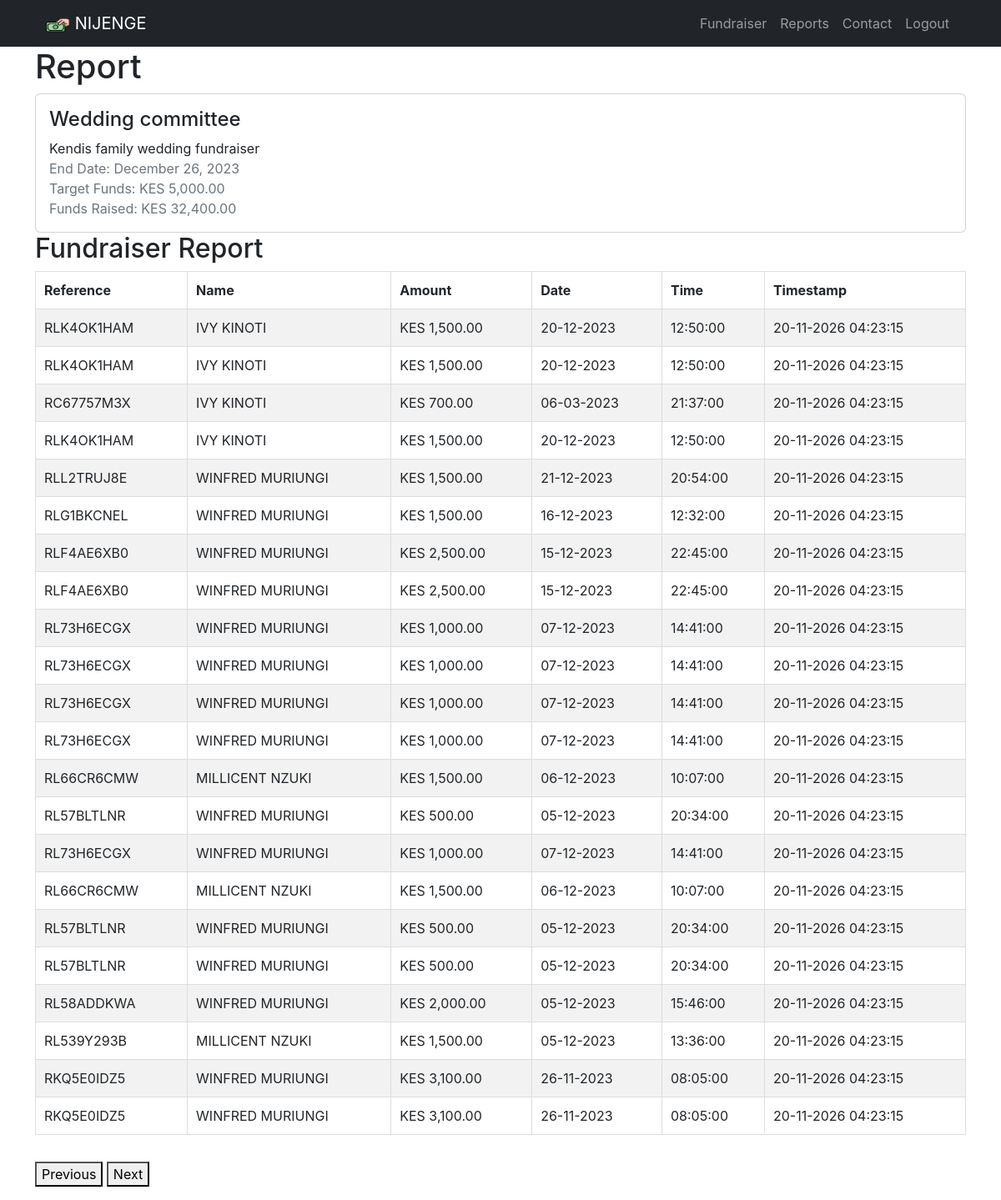
The app's page /report/1 (signed in), older data.
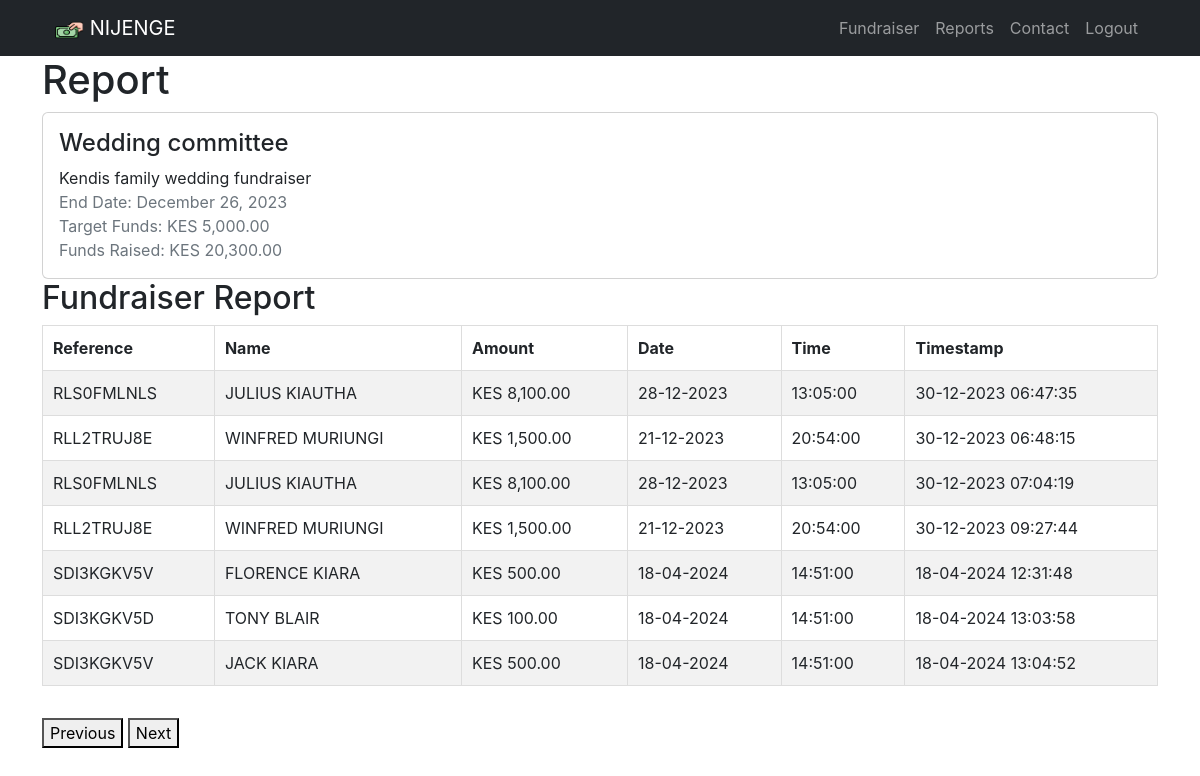
The same page, newer data.
### models.py (models this page shows, shortened)
class Contribution(db.Model):
    __tablename__ = "contributions"
    contribution_id = db.Column(db.Integer, primary_key=True, autoincrement=True)
    fundraiser_id = db.Column(
        db.Integer, db.ForeignKey("fundraiser.id"), nullable=False
    )
    contribution_reference = db.Column(db.Text, nullable=False)
    contributor_name = db.Column(db.Text, nullable=False)
    phone_number = db.Column(db.Text, nullable=False)
    amount = db.Column(db.DECIMAL, nullable=False)
    contribution_date = db.Column(db.Date, nullable=False)
    contribution_time = db.Column(db.Time, nullable=False)
    timestamp = db.Column(db.DateTime(timezone=True), server_default=func.now())
    fundraiser = db.relationship("Fundraiser", backref="contributions")

### app.py (the view)
@app.route("/report/<int:fundraiser_id>")
@login_required
def report(fundraiser_id):
    fundraiser = Fundraiser.query.get_or_404(fundraiser_id)
    contributions = Contribution.query.filter_by(fundraiser_id=fundraiser_id).all()
    contributions_dict = [
        {
            "reference": contribution.contribution_reference,
            "name": contribution.contributor_name,
            "amount": currency_format(contribution.amount),
            "date": contribution.contribution_date.strftime("%d-%m-%Y"),
            "time": contribution.contribution_time.strftime("%H:%M:%S"),
            "timestamp": contribution.timestamp.strftime("%d-%m-%Y %H:%M:%S"),
        }
        for contribution in contributions
    ]
    if request.args.get("format") == "json":
        return jsonify(items=contributions_dict)
    else:
        return render_template(
            "report.html", fundraiser=fundraiser, contributions=contributions_dict
        )

### app.py (called while the page is built)
@app.template_filter("currency_format")
def currency_format(value):
    formatted_value = f"KES {value:,.2f}"  # Format as KES with thousands separator and 2 decimal places
    return formatted_value

### models.py (called while the page is built)
def login_required(func):
    @wraps(func)
    def decorated_function(*args, **kwargs):
        if "user_id" not in session:
            return redirect(url_for("login"))
        g.user = User.query.get(session["user_id"])  # Retrieve user information
        return func(*args, **kwargs)
    return decorated_function

    @property
    def funds_raised(self):
        total = (
            db.session.query(func.sum(Contribution.amount)) # type: ignore
            .filter_by(fundraiser_id=self.id)
            .scalar()
        )
        return total or 0

### templates/report.html (shortened to what this page needs)
{% extends "layout.html" %}
{% block content %}
  <div class="container">
    <h1>Report</h1>
    <div class="card">
      <div class="card-body">
        <h4 class="card-title">{{ fundraiser.name }}</h4>
        <p class="card-text">{{ fundraiser.description }}</p>
        <p class="text-muted">
          End Date: {{ fundraiser.end_date.strftime("%B %d, %Y") }}<br>
          Target Funds: {{ fundraiser.target_funds | currency_format }}<br>
          Funds Raised: {{ fundraiser.funds_raised | currency_format }}
        </p>
      </div>
    </div>
    <h2>Fundraiser Report</h2>
    <table id="contributions-table" class="table table-bordered table-striped">
      <thead>
        <tr>
          <th>Reference</th>
          <th>Name</th>
          <th>Amount</th>
          <th>Date</th>
          <th>Time</th>
          <th>Timestamp</th>
        </tr>
      </thead>
      <tbody id="contributions-table-body">
        {% for contribution in contributions %}
        <tr>
          <td>{{ contribution.reference }}</td>
          <td>{{ contribution.name }}</td>
          <td>{{ contribution.amount }}</td>
          <td>{{ contribution.date }}</td>
          <td>{{ contribution.time }}</td>
          <td>{{ contribution.timestamp }}</td>
        </tr>
        {% endfor %}
      </tbody>
    </table>
          <div id="pagination-controls">
            <button id="prev-page">Previous</button>
            <button id="next-page">Next</button>
          </div>
          </div>
    </div>
    {% endblock %}

Row changes from the older to the newer data that the page shows:
no longer on this page (row edited): Contribution: reference "RLK4OK1HAM", name "IVY KINOTI", amount "KES 1,500.00", date "20-12-2023", time "12:50:00", timestamp "20-11-2026 04:23:15"
no longer on this page (row edited): Contribution: reference "RLG1BKCNEL", name "WINFRED MURIUNGI", amount "KES 1,500.00", date "16-12-2023", time "12:32:00", timestamp "20-11-2026 04:23:15"
no longer on this page (row edited): Contribution: reference "RLF4AE6XB0", name "WINFRED MURIUNGI", amount "KES 2,500.00", date "15-12-2023", time "22:45:00", timestamp "20-11-2026 04:23:15"
no longer on this page (row edited): Contribution: reference "RLF4AE6XB0", name "WINFRED MURIUNGI", amount "KES 2,500.00", date "15-12-2023", time "22:45:00", timestamp "20-11-2026 04:23:15"
no longer on this page (row edited): Contribution: reference "RL73H6ECGX", name "WINFRED MURIUNGI", amount "KES 1,000.00", date "07-12-2023", time "14:41:00", timestamp "20-11-2026 04:23:15"
no longer on this page (row edited): Contribution: reference "RL73H6ECGX", name "WINFRED MURIUNGI", amount "KES 1,000.00", date "07-12-2023", time "14:41:00", timestamp "20-11-2026 04:23:15"
no longer on this page (row edited): Contribution: reference "RL73H6ECGX", name "WINFRED MURIUNGI", amount "KES 1,000.00", date "07-12-2023", time "14:41:00", timestamp "20-11-2026 04:23:15"
no longer on this page (row edited): Contribution: reference "RL57BLTLNR", name "WINFRED MURIUNGI", amount "KES 500.00", date "05-12-2023", time "20:34:00", timestamp "20-11-2026 04:23:15"
no longer on this page (row edited): Contribution: reference "RL73H6ECGX", name "WINFRED MURIUNGI", amount "KES 1,000.00", date "07-12-2023", time "14:41:00", timestamp "20-11-2026 04:23:15"
no longer on this page (row edited): Contribution: reference "RL66CR6CMW", name "MILLICENT NZUKI", amount "KES 1,500.00", date "06-12-2023", time "10:07:00", timestamp "20-11-2026 04:23:15"
no longer on this page (row edited): Contribution: reference "RL57BLTLNR", name "WINFRED MURIUNGI", amount "KES 500.00", date "05-12-2023", time "20:34:00", timestamp "20-11-2026 04:23:15"
no longer on this page (row edited): Contribution: reference "RL57BLTLNR", name "WINFRED MURIUNGI", amount "KES 500.00", date "05-12-2023", time "20:34:00", timestamp "20-11-2026 04:23:15"
no longer on this page (row edited): Contribution: reference "RL58ADDKWA", name "WINFRED MURIUNGI", amount "KES 2,000.00", date "05-12-2023", time "15:46:00", timestamp "20-11-2026 04:23:15"
no longer on this page (row edited): Contribution: reference "RL539Y293B", name "MILLICENT NZUKI", amount "KES 1,500.00", date "05-12-2023", time "13:36:00", timestamp "20-11-2026 04:23:15"
no longer on this page (row edited): Contribution: reference "RKQ5E0IDZ5", name "WINFRED MURIUNGI", amount "KES 3,100.00", date "26-11-2023", time "08:05:00", timestamp "20-11-2026 04:23:15"
removed Contribution: reference "RKQ5E0IDZ5", name "WINFRED MURIUNGI", amount "KES 3,100.00", date "26-11-2023", time "08:05:00", timestamp "20-11-2026 04:23:15"
added Contribution: reference "RLS0FMLNLS", name "JULIUS KIAUTHA", amount "KES 8,100.00", date "28-12-2023", time "13:05:00", timestamp "30-12-2023 06:47:35"
changed Contribution (number 2 of 7 on the later page): reference "RLK4OK1HAM" → "RLL2TRUJ8E"; name "IVY KINOTI" → "WINFRED MURIUNGI"; date "20-12-2023" → "21-12-2023"; time "12:50:00" → "20:54:00"; timestamp "20-11-2026 04:23:15" → "30-12-2023 06:48:15"
changed Contribution (number 3 of 7 on the later page): reference "RLK4OK1HAM" → "RLS0FMLNLS"; name "IVY KINOTI" → "JULIUS KIAUTHA"; amount "KES 1,500.00" → "KES 8,100.00"; date "20-12-2023" → "28-12-2023"; time "12:50:00" → "13:05:00"; timestamp "20-11-2026 04:23:15" → "30-12-2023 07:04:19"
changed Contribution (number 4 of 7 on the later page): reference "RC67757M3X" → "RLL2TRUJ8E"; name "IVY KINOTI" → "WINFRED MURIUNGI"; amount "KES 700.00" → "KES 1,500.00"; date "06-03-2023" → "21-12-2023"; time "21:37:00" → "20:54:00"; timestamp "20-11-2026 04:23:15" → "30-12-2023 09:27:44"
changed Contribution: reference "RLL2TRUJ8E" → "SDI3KGKV5V"; name "WINFRED MURIUNGI" → "FLORENCE KIARA"; amount "KES 1,500.00" → "KES 500.00"; date "21-12-2023" → "18-04-2024"; time "20:54:00" → "14:51:00"; timestamp "20-11-2026 04:23:15" → "18-04-2024 12:31:48"
changed Contribution: reference "RL73H6ECGX" → "SDI3KGKV5D"; name "WINFRED MURIUNGI" → "TONY BLAIR"; amount "KES 1,000.00" → "KES 100.00"; date "07-12-2023" → "18-04-2024"; time "14:41:00" → "14:51:00"; timestamp "20-11-2026 04:23:15" → "18-04-2024 13:03:58"
changed Contribution: reference "RL66CR6CMW" → "SDI3KGKV5V"; name "MILLICENT NZUKI" → "JACK KIARA"; amount "KES 1,500.00" → "KES 500.00"; date "06-12-2023" → "18-04-2024"; time "10:07:00" → "14:51:00"; timestamp "20-11-2026 04:23:15" → "18-04-2024 13:04:52"
Text that changed along with them:
{{ fundraiser.funds_raised | currency_format }}: "KES 32,400.00" → "KES 20,300.00"
